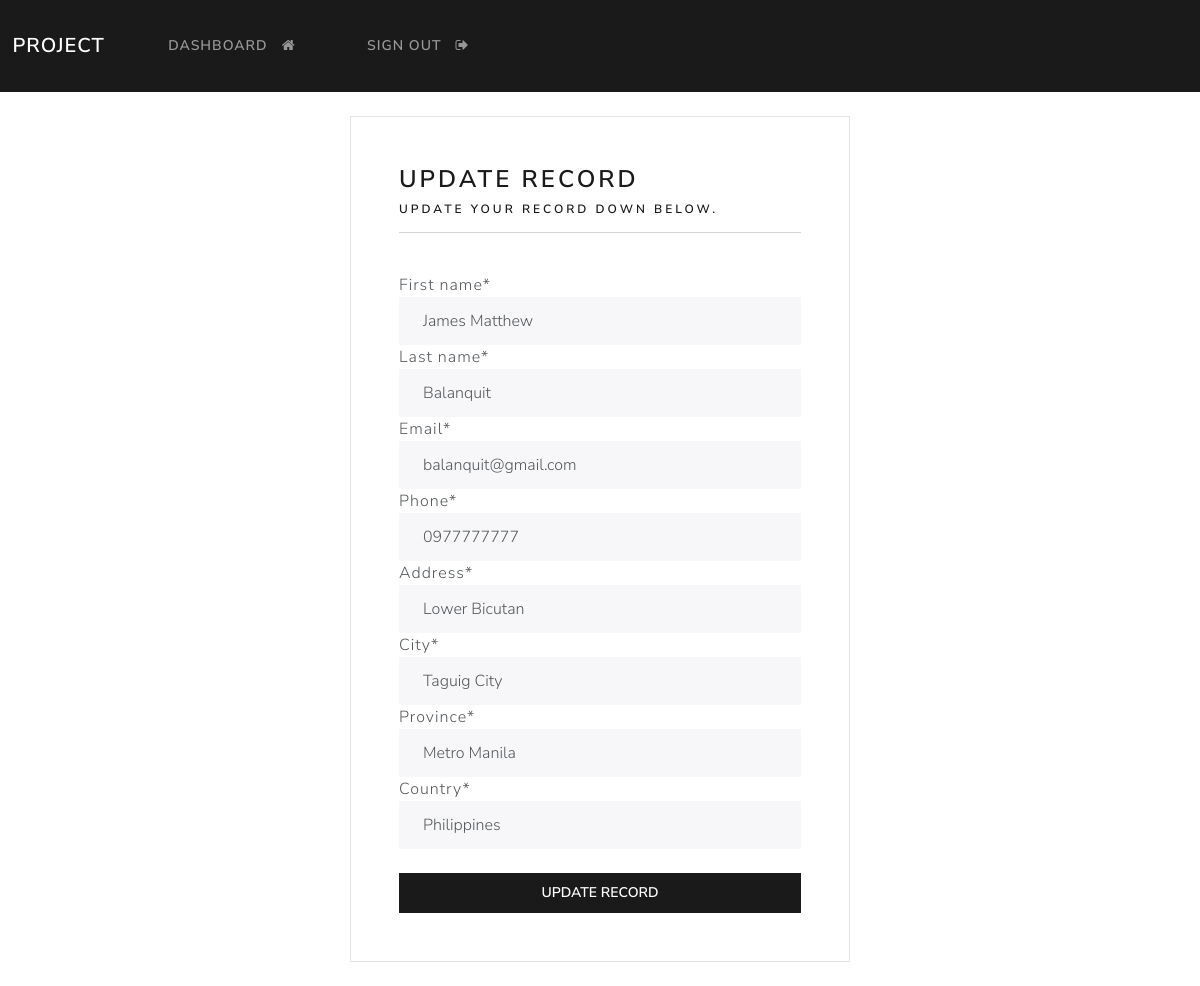
The page /update-record/3 (signed in) on the database its author committed.
### projapp/models.py (models this page shows, shortened)
class Record(models.Model):
    creation_data = models.DateTimeField(auto_now_add=True)
    first_name = models.CharField(max_length=100)
    last_name = models.CharField(max_length=100)
    email = models.CharField(max_length=255)
    phone = models.CharField(max_length=20)
    address = models.CharField(max_length=300)
    city = models.CharField(max_length=255)
    province = models.CharField(max_length=200)
    country = models.CharField(max_length=125)

### projapp/views.py (the view)
# urls.py: path('update-record/<int:pk>', views.update_record, name="update-record"),
@login_required(login_url='my-login')
def update_record(request, pk):
    record = Record.objects.get(id=pk)
    form = UpdateRecordForm(instance=record)
    if request.method == 'POST':
        form = UpdateRecordForm(request.POST, instance=record)
        if form.is_valid():
            form.save()
            messages.success(request, "Your record was updated!")
            return redirect("dashboard")
    context = {'form':form}
    return render(request, 'projapp/update-record.html', context=context)

### projapp/forms.py
class UpdateRecordForm(forms.ModelForm):
    class Meta:
        model = Record
        fields = ['first_name', 'last_name', 'email', 'phone', 'address', 'city', 'province', 'country']

### projapp/templates/projapp/update-record.html (shortened to what this page needs)
{% extends 'projapp/base.html' %}
{% load crispy_forms_tags %}
{% block content %}
<body>
    <div class="container bg-light shadow-md p-5 form-layout">
    <h3> Update record </h3>
    <h6> Update your record down below. </h6>
    <hr>
    <br>
    <form method="POST" autocomplete="off">
        {{form|crispy}}
        <br>
        <button type="submit" class="btn btn-primary w-100 btn-block p-2"> Update record </button>
    </form>
    </div>
    <br>
</body>
{% endblock %}

### static/css/styles.css (style rules this page uses)
.form-layout { width: 500px; }

### rows shown on the page
Record: first_name "James Matthew", last_name "Balanquit", email "balanquit@gmail.com", phone "0977777777", address "Lower Bicutan", city "Taguig City", province "Metro Manila", country "Philippines"
